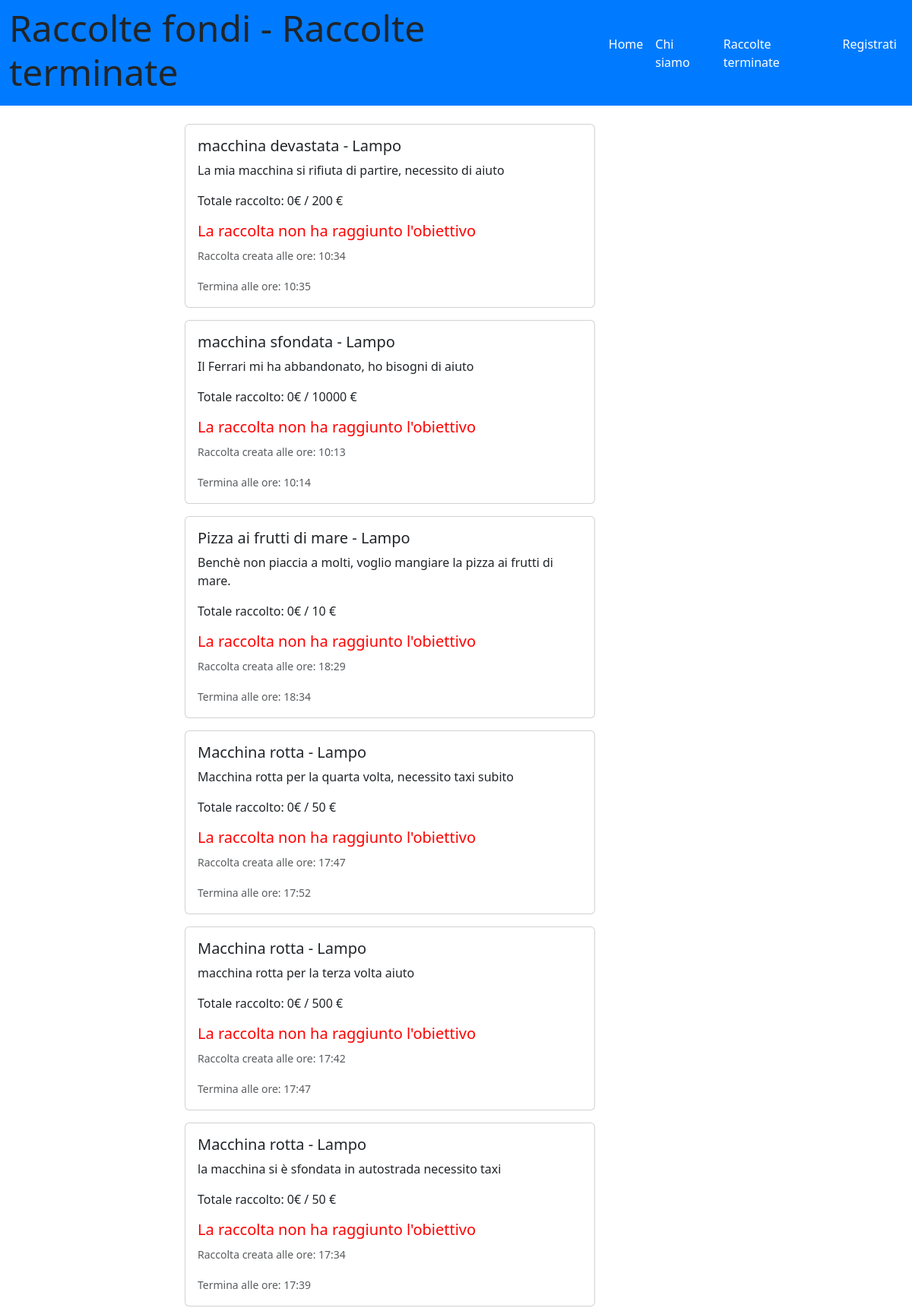
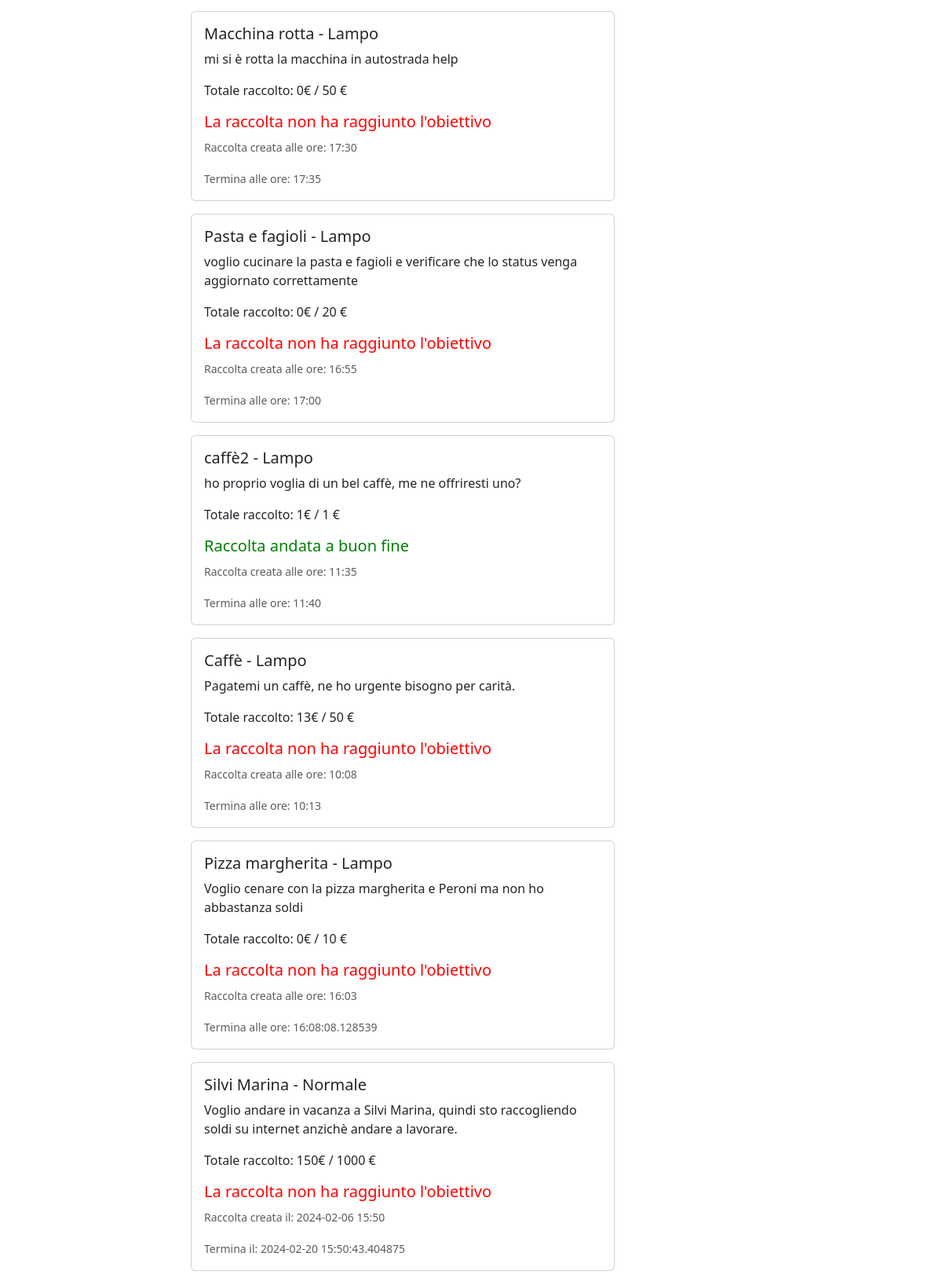
/raccolte_terminate (upper part), run on the app's committed database (2 pictures, top to bottom).
### tables this page shows
CREATE TABLE "raccolte" (
	"id_raccolta"	INTEGER NOT NULL UNIQUE,
	"nome_raccolta"	TEXT NOT NULL,
	"descrizione"	TEXT,
	"immagine"	TEXT,
	"data_creazione"	TEXT,
	"data_termine"	TEXT,
	"cifra_attuale"	NUMERIC,
	"cifra_da_raggiungere"	NUMERIC,
	"tipo_raccolta"	TEXT,
	"organizzatore_raccolta"	INTEGER,
	"importo_minimo"	NUMERIC,
	"status"	TEXT,
	FOREIGN KEY("organizzatore_raccolta") REFERENCES "utenti"("id_utente"),
	PRIMARY KEY("id_raccolta" AUTOINCREMENT)
);

### app.py (the view)
@app.route('/raccolte_terminate')
def raccolte_terminate():
    raccolte_terminate_db = raccolte_dao.get_raccolte_terminate()
    return render_template('raccolte_terminate.html', raccolte_terminate=raccolte_terminate_db)

### app.py (called while the page is built)
@app.before_request
def update_raccolte_and_portafoglio():
    app.logger.info('Inizio update_status_e_portafoglio')
    try:
        raccolte_dao.update_status_e_portafoglio()
        app.logger.info('Fine update_status_e_portafoglio')
    except Exception as e:
        print('Error during update:', str(e))

### raccolte_dao.py (called while the page is built)
def get_raccolte_terminate():
    conn = sqlite3.connect('db/raccolte_fondi.db')
    conn.row_factory = sqlite3.Row
    cursor = conn.cursor()
    sql = 'SELECT * FROM raccolte WHERE raccolte.status = ? ORDER BY data_creazione DESC'
    cursor.execute(sql, ('terminata',))
    raccolte_terminate = cursor.fetchall()
    cursor.close()
    conn.close()
    return raccolte_terminate

### templates/raccolte_terminate.html (shortened to what this page needs)
{% extends "base.html" %}
{% block home_active %}active{% endblock %}
{% block page_name%}Raccolte terminate{%endblock%}
{%block content%}
<main class="col-lg-9 col-md-12">
    <div class="container">
    <div class="row">
        <div class="col-3">
        </div>
    <div class="col-9">
    {% for raccolta in raccolte_terminate%}
    <div class="card mb-3" style="max-width: 540px;">
      <div class="row g-0">
        <div class="col-12">
          <div class="card-body">
            <h5 class="card-title">
                 {{raccolta.nome_raccolta | e}}
              - {% if raccolta.tipo_raccolta == 'lampo' %} Lampo
              {%else%} Normale
              {%endif%}
            </h5>
            <p class="card-text">{{raccolta.descrizione}}</p>
            <p class="card-text">Totale raccolto: {{raccolta.cifra_attuale}}€ / {{raccolta.cifra_da_raggiungere}} €</p>
            {% if raccolta.cifra_attuale >= raccolta.cifra_da_raggiungere %}
            <h5 class="raccolte_terminate_successo">Raccolta andata a buon fine</h5>
            {%  else %}
            <h5 class="raccolte_terminate_fallita">La raccolta non ha raggiunto l'obiettivo</h5>
            {% endif %}
            {% if raccolta.tipo_raccolta == 'lampo' %}
            <p class="card-text"><small class="text-body-secondary">Raccolta creata alle ore: {{raccolta.data_creazione.split(' ')[1]}}</small></p>
            <p class="card-text"><small class="text-body-secondary">Termina alle ore: {{raccolta.data_termine.split(' ')[1]}}</small></p>
            {% else %}
            <p class="card-text"><small class="text-body-secondary">Raccolta creata il: {{raccolta.data_creazione}}</small></p>
            <p class="card-text"><small class="text-body-secondary">Termina il: {{raccolta.data_termine}}</small></p>
            {% endif %}
          </div>
        </div>
      </div>
    </div>
    {% endfor %}
</div>
</main>
{% endblock %}

### static/style.css (style rules this page uses)
.raccolte_terminate_successo { color:green }
.raccolte_terminate_fallita { color:red }

### data on the page
raccolte: nome_raccolta "macchina devastata", tipo_raccolta "Lampo", descrizione "La mia macchina si rifiuta di partire, necessito di aiuto", cifra_attuale "0", cifra_da_raggiungere "200", shows "La raccolta non ha raggiunto l'obiettivo", data_creazione "10:34", data_termine "10:35"
raccolte: nome_raccolta "macchina sfondata", tipo_raccolta "Lampo", descrizione "Il Ferrari mi ha abbandonato, ho bisogni di aiuto", cifra_attuale "0", cifra_da_raggiungere "10000", shows "La raccolta non ha raggiunto l'obiettivo", data_creazione "10:13", data_termine "10:14"
raccolte: nome_raccolta "Pizza ai frutti di mare", tipo_raccolta "Lampo", descrizione "Benchè non piaccia a molti, voglio mangiare la pizza ai frutti di mare.", cifra_attuale "0", cifra_da_raggiungere "10", shows "La raccolta non ha raggiunto l'obiettivo", data_creazione "18:29", data_termine "18:34"
raccolte: nome_raccolta "Macchina rotta", tipo_raccolta "Lampo", descrizione "Macchina rotta per la quarta volta, necessito taxi subito", cifra_attuale "0", cifra_da_raggiungere "50", shows "La raccolta non ha raggiunto l'obiettivo", data_creazione "17:47", data_termine "17:52"
raccolte: nome_raccolta "Macchina rotta", tipo_raccolta "Lampo", descrizione "macchina rotta per la terza volta aiuto", cifra_attuale "0", cifra_da_raggiungere "500", shows "La raccolta non ha raggiunto l'obiettivo", data_creazione "17:42", data_termine "17:47"
raccolte: nome_raccolta "Macchina rotta", tipo_raccolta "Lampo", descrizione "la macchina si è sfondata in autostrada necessito taxi", cifra_attuale "0", cifra_da_raggiungere "50", shows "La raccolta non ha raggiunto l'obiettivo", data_creazione "17:34", data_termine "17:39"
raccolte: nome_raccolta "Macchina rotta", tipo_raccolta "Lampo", descrizione "mi si è rotta la macchina in autostrada help", cifra_attuale "0", cifra_da_raggiungere "50", shows "La raccolta non ha raggiunto l'obiettivo", data_creazione "17:30", data_termine "17:35"
raccolte: nome_raccolta "Pasta e fagioli", tipo_raccolta "Lampo", descrizione "voglio cucinare la pasta e fagioli e verificare che lo status venga aggiornato correttamente", cifra_attuale "0", cifra_da_raggiungere "20", shows "La raccolta non ha raggiunto l'obiettivo", data_creazione "16:55", data_termine "17:00"
raccolte: nome_raccolta "caffè2", tipo_raccolta "Lampo", descrizione "ho proprio voglia di un bel caffè, me ne offriresti uno?", cifra_attuale "1", cifra_da_raggiungere "1", shows "Raccolta andata a buon fine", data_creazione "11:35", data_termine "11:40"
raccolte: nome_raccolta "Caffè", tipo_raccolta "Lampo", descrizione "Pagatemi un caffè, ne ho urgente bisogno per carità.", cifra_attuale "13", cifra_da_raggiungere "50", shows "La raccolta non ha raggiunto l'obiettivo", data_creazione "10:08", data_termine "10:13"
raccolte: nome_raccolta "Pizza margherita", tipo_raccolta "Lampo", descrizione "Voglio cenare con la pizza margherita e Peroni ma non ho abbastanza soldi", cifra_attuale "0", cifra_da_raggiungere "10", shows "La raccolta non ha raggiunto l'obiettivo", data_creazione "16:03", data_termine "16:08:08.128539"
raccolte: nome_raccolta "Silvi Marina", tipo_raccolta "Normale", descrizione "Voglio andare in vacanza a Silvi Marina, quindi sto raccogliendo soldi su internet anzichè andare a lavorare.", cifra_attuale "150", cifra_da_raggiungere "1000", shows "La raccolta non ha raggiunto l'obiettivo", data_creazione "2024-02-06 15:50", data_termine "2024-02-20 15:50:43.404875"
